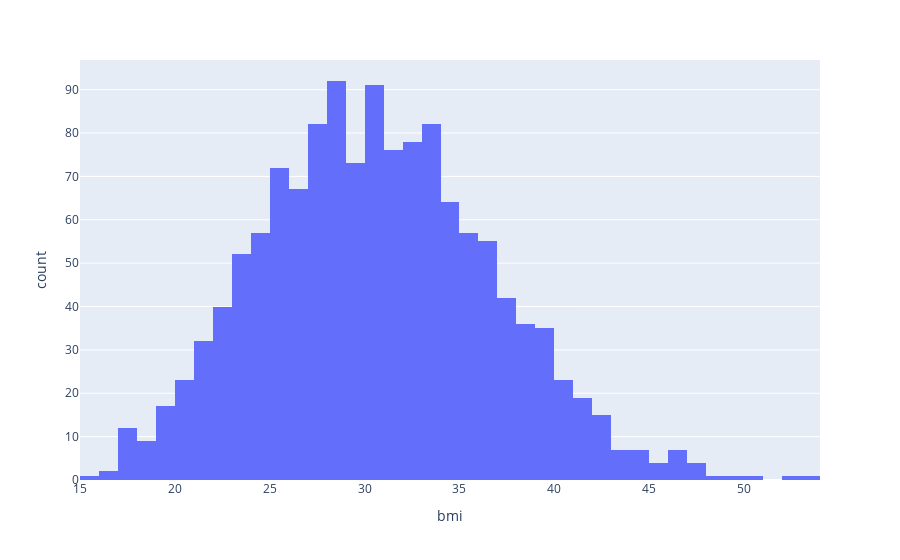

This figure's notebook cell:
### Markdown cell above
### Is there an outlier in the "bmi" variable?

### Code cell
fig = px.histogram(df, x='bmi')
fig.show();

### Figure 1 — Plotly figure (JSON) as saved in the notebook; plotly's stock layout.template omitted (floating-point values rounded to 4 significant figures; data arrays with more than 128 entries replaced by an {"elided": "..."} marker saying what was removed)
{"data": [{"alignmentgroup": "True", "bingroup": "x", "hovertemplate": "bmi=%{x}<br>count=%{y}<extra></extra>", "legendgroup": "", "marker": {"color": "#636efa", "pattern": {"shape": ""}}, "name": "", "offsetgroup": "", "orientation": "v", "showlegend": false, "type": "histogram", "x": {"elided": "1338 float values"}, "xaxis": "x", "yaxis": "y"}], "layout": {"barmode": "relative", "legend": {"tracegroupgap": 0}, "margin": {"t": 60}, "xaxis": {"anchor": "y", "domain": [0, 1], "title": {"text": "bmi"}}, "yaxis": {"anchor": "x", "domain": [0, 1], "title": {"text": "count"}}}}
